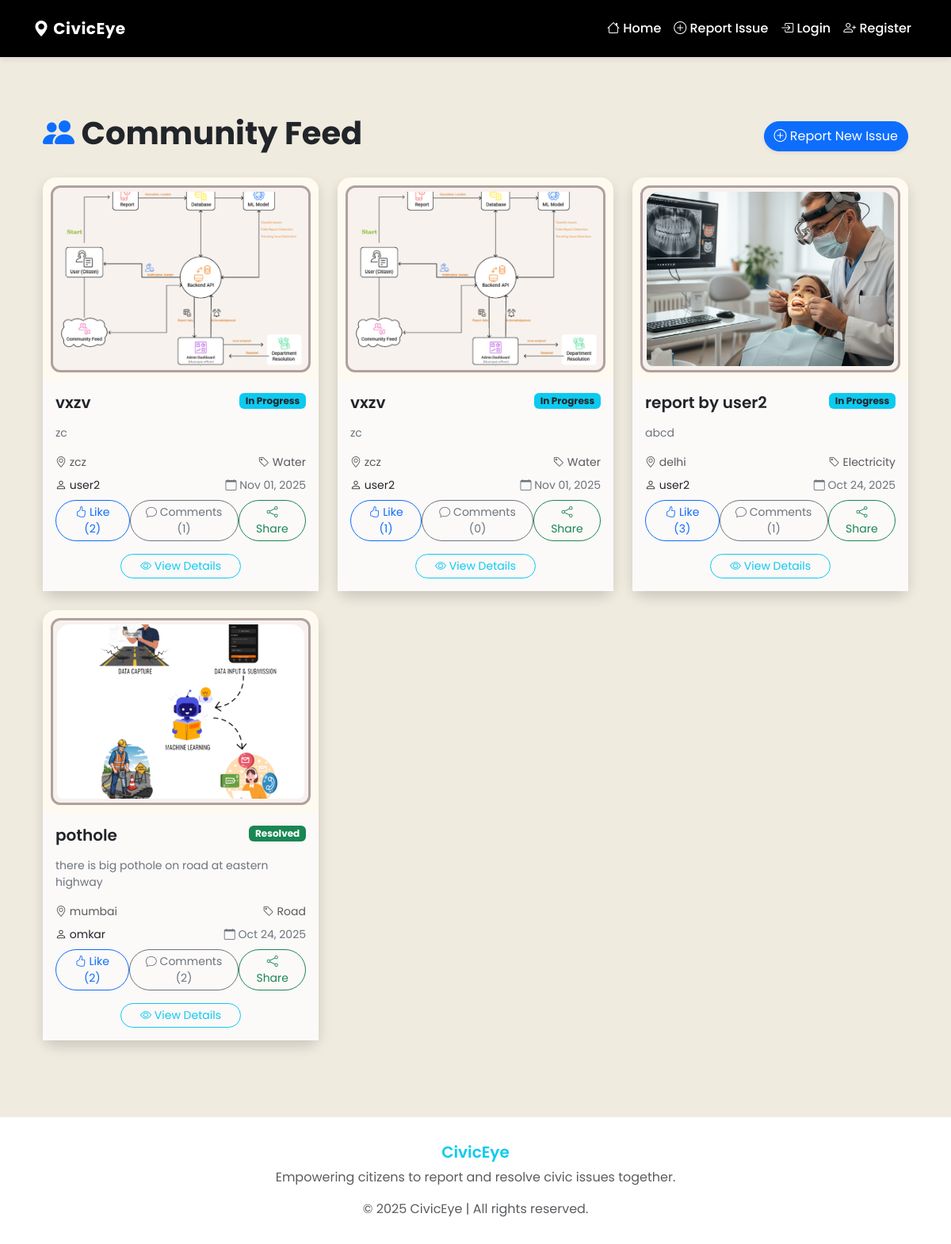
The page / on the database its author committed.
### complaints/models.py (models this page shows, shortened)
class Complaint(models.Model):
    CATEGORY_CHOICES = [
        ('Road', 'Road'),
        ('Water', 'Water'),
        ('Electricity', 'Electricity'),
        ('Waste', 'Waste'),
        ('Other', 'Other'),
    ]
    STATUS_CHOICES = [
        ('Pending', 'Pending'),
        ('In Progress', 'In Progress'),
        ('Resolved', 'Resolved'),
    ]
    user = models.ForeignKey(User, on_delete=models.CASCADE)
    title = models.CharField(max_length=200)
    description = models.TextField()
    category = models.CharField(max_length=20, choices=CATEGORY_CHOICES)
    image = models.ImageField(upload_to='complaints/', blank=True, null=True)
    status = models.CharField(max_length=20, choices=STATUS_CHOICES, default='Pending')
    location = models.CharField(max_length=200)
    created_at = models.DateTimeField(auto_now_add=True)
    updated_at = models.DateTimeField(auto_now=True)
    class Meta:
        ordering = ['-created_at']
    @property
    def total_likes(self):
        return self.complaint_likes.count()

### complaints/views.py (the view)
# urls.py: path('', views.community_feed, name='home'),
def community_feed(request):
    complaints = Complaint.objects.all().order_by('-created_at')
    return render(request, 'complaints/index.html', {'complaints': complaints})

### complaints/templates/complaints/index.html (shortened to what this page needs)
{% extends 'complaints/base.html' %}
{% block content %}
<div class="container py-4">
  <div class="d-flex justify-content-between align-items-center mb-4">
    <h1 class="text-dark fw-bold"><i class="bi bi-people-fill text-primary"></i> Community Feed</h1>
    <a href="{% url 'complaints:report' %}" class="btn btn-primary shadow-sm rounded-pill">
      <i class="bi bi-plus-circle"></i> Report New Issue
    </a>
  </div>
  {% if complaints %}
  <div class="row">
    {% for complaint in complaints %}
    <div class="col-md-6 col-lg-4 mb-4">
      <div class="card h-100 border-0 shadow rounded-4" style="background-color: #fffaf0;">
        <div class="image-frame">
          {% if complaint.image %}
            <img src="{{ complaint.image.url }}" class="card-img-top rounded-top-4" alt="{{ complaint.title }}">
          {% else %}
            <div class="card-img-top bg-light d-flex align-items-center justify-content-center rounded-top-4" style="height: 200px;">
              <i class="bi bi-image text-secondary" style="font-size: 3rem;"></i>
            </div>
          {% endif %}
        </div>
        <div class="card-body d-flex flex-column" style="background-color: #fcf9f9;">
          <div class="d-flex justify-content-between align-items-start mb-2">
            <h5 class="card-title fw-semibold text-dark">{{ complaint.title|truncatechars:50 }}</h5>
            <span class="badge
              {% if complaint.status == 'Pending' %}bg-warning text-dark
              {% elif complaint.status == 'In Progress' %}bg-info text-dark
              {% elif complaint.status == 'Resolved' %}bg-success
              {% endif %}">
              {{ complaint.status }}
            </span>
          </div>
          <p class="card-text text-secondary small">{{ complaint.description|truncatechars:100 }}</p>
          <div class="mt-auto">
            <div class="row text-muted small mb-2">
              <div class="col-6">
                <i class="bi bi-geo-alt"></i> {{ complaint.location }}
              </div>
              <div class="col-6 text-end">
                <i class="bi bi-tag"></i> {{ complaint.category }}
              </div>
            </div>
            <div class="d-flex justify-content-between align-items-center mb-2">
              <small class="text-dark">
                <i class="bi bi-person"></i> {{ complaint.user.username }}
              </small>
              <small class="text-secondary">
                <i class="bi bi-calendar"></i> {{ complaint.created_at|date:"M d, Y" }}
              </small>
            </div>
            <div class="d-flex justify-content-between align-items-center mt-2">
              <button
                class="btn btn-outline-primary btn-sm like-btn rounded-pill px-3"
                data-id="{{ complaint.id }}">
                <i class="bi bi-hand-thumbs-up"></i>
                Like (<span id="like-count-{{ complaint.id }}">{{ complaint.total_likes }}</span>)
              </button>
              <button class="btn btn-outline-secondary btn-sm rounded-pill px-3" type="button" data-bs-toggle="collapse" data-bs-target="#comments-{{ complaint.id }}">
                <i class="bi bi-chat"></i> Comments ({{ complaint.comments.count }})
              </button>
              <a href="https://wa.me/?text={{ request.build_absolute_uri|slice:':-1' }}{% url 'complaints:detail' complaint.id %}"
                 target="_blank"
                 class="btn btn-outline-success btn-sm rounded-pill px-3">
                <i class="bi bi-share"></i> Share
              </a>
            </div>
            <div class="mt-3 text-center">
              <a href="{% url 'complaints:detail' complaint.id %}" class="btn btn-outline-info btn-sm rounded-pill px-4">
                <i class="bi bi-eye"></i> View Details
              </a>
            </div>
          </div>
        </div>
      </div>
    </div>
    {% endfor %}
  </div>
  {% endif %}
</div>
{% endblock %}

### complaints/templates/complaints/base.html (shortened to what this page needs)
<!DOCTYPE html>
<html lang="en">
<head>
  <link href="https://cdn.jsdelivr.net/npm/bootstrap@5.3.0/dist/css/bootstrap.min.css" rel="stylesheet">
  <link rel="stylesheet" href="https://cdn.jsdelivr.net/npm/bootstrap-icons@1.10.0/font/bootstrap-icons.css">
</head>
<body>
  <nav class="navbar navbar-expand-lg py-3" style="background-color:#609aa8;">
    <div class="container">
      <a class="navbar-brand text-white" href="{% url 'complaints:home' %}">
        <i class="bi bi-geo-alt-fill"></i> CivicEye
      </a>
      <div class="collapse navbar-collapse" id="navbarNav">
        <ul class="navbar-nav ms-auto align-items-center">
          <li class="nav-item">
            <a class="nav-link text-white" href="{% url 'complaints:home' %}"><i class="bi bi-house"></i> Home</a>
          </li>
          <li class="nav-item">
            <a class="nav-link text-white" href="{% url 'complaints:report' %}"><i class="bi bi-plus-circle"></i> Report
              Issue</a>
          </li>
          {% if user.is_authenticated %}
          <li class="nav-item me-3">
            <span class="nav-link text-light" style="color:#198754">Welcome, <strong>{{ user.username }}</strong></span>
          </li>
          {% if user.is_staff %}
          <li class="nav-item">
            <a class="btn btn-manage ms-2" href="{% url 'complaints:admin_dashboard' %}">
              <i class="bi bi-layout-text-sidebar-reverse"></i> Manage Complaints
            </a>
          </li>
          {% endif %}
          <li class="nav-item">
            <a class="nav-link text-white" href="{% url 'complaints:logout' %}">
              <i class="bi bi-box-arrow-right"></i> Logout
            </a>
          </li>
          {% else %}
          <li class="nav-item">
            <a class="nav-link text-white" href="{% url 'complaints:login' %}">
              <i class="bi bi-box-arrow-in-right"></i> Login
            </a>
          </li>
          <li class="nav-item">
            <a class="nav-link text-white" href="{% url 'complaints:register' %}">
              <i class="bi bi-person-plus"></i> Register
            </a>
          </li>
          {% endif %}
        </ul>
      </div>
    </div>
  </nav>
  <main class="container my-5">
    {% block content %}{% endblock %}
  </main>
  <footer class="footer">
    <div class="container">
      <h5>CivicEye</h5>
      <p class="text-muted">Empowering citizens to report and resolve civic issues together.</p>
      <p class="text-muted mb-0">&copy; 2025 CivicEye | All rights reserved.</p>
    </div>
  </footer>
</body>
</html>

### complaints/templates/complaints/base.html (style rules this page uses)
body { background-color: #ffffff; font-family: 'Poppins', sans-serif; color: #333; }
.navbar { background-color: #000000 !important; box-shadow: 0 2px 8px rgba(0, 0, 0, 0.1); }
.navbar-brand { font-weight: 700; color: #ffffff !important; letter-spacing: 0.5px; }
.nav-link { color: #ffffff !important; font-weight: 500; transition: color 0.3s ease; }
.card { border: 2px solid #c9bebe; border-radius: 12px; background-color: #fdf8f5; transition: transform 0.2s ease, box-shadow 0.2s ease; }
.card-img-top { height: 220px; object-fit: cover; border-top-left-radius: 10px; border-top-right-radius: 10px; }
.footer { background-color: #fff; color: #555; border-top: 1px solid #eee; padding: 2rem 0; margin-top: 3rem; text-align: center; }
.footer h5 { color: #0dcaf0; font-weight: 600; }

### complaints/templates/complaints/index.html (style rules this page uses)
body { background-color: #f0ebdf; }
.card { transition: transform 0.2s ease-in-out, box-shadow 0.3s; }
.image-frame { border: 3px solid #b1a0a0; border-radius: 12px; padding: 5px; background-color: #f7f2ee; margin: 10px; }
.image-frame img { border-radius: 8px; width: 100%; height: 220px; object-fit: cover; }
.navbar { background-color: #000000 !important; }
.navbar a, .navbar-brand { color: #ffffff !important; }

### rows shown on the page
Complaint: image (picture), title "vxzv", status "In Progress", description "zc", location "zcz", category "Water", user.username "user2", created_at "Nov 01, 2025", total_likes "2", comments.count "1"
Complaint: image (picture), title "vxzv", status "In Progress", description "zc", location "zcz", category "Water", user.username "user2", created_at "Nov 01, 2025", total_likes "1", comments.count "0"
Complaint: image (picture), title "report by user2", status "In Progress", description "abcd", location "delhi", category "Electricity", user.username "user2", created_at "Oct 24, 2025", total_likes "3", comments.count "1"
Complaint: image (picture), title "pothole", status "Resolved", description "there is big pothole on road at eastern highway", location "mumbai", category "Road", user.username "omkar", created_at "Oct 24, 2025", total_likes "2", comments.count "2"
